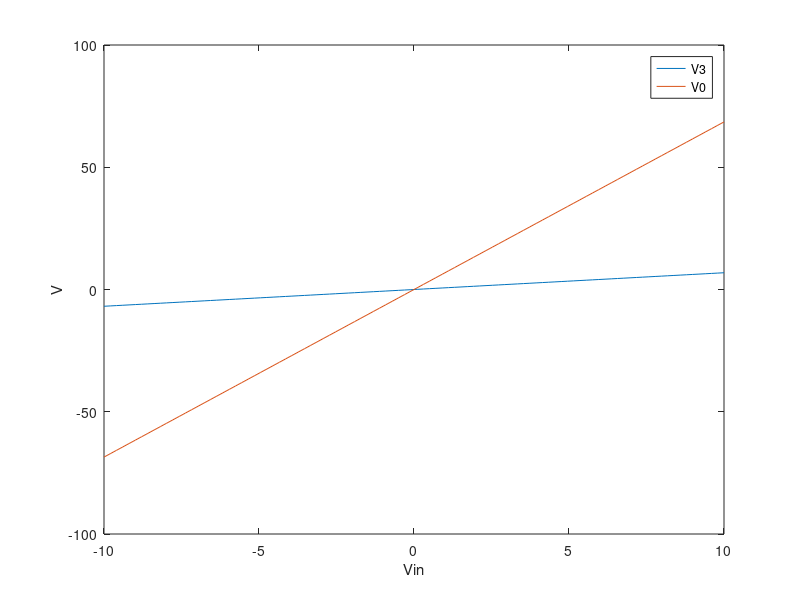

This figure's MATLAB source:
set(0,'DefaultFigureWindowStyle','docked')
R1=1;
C=0.25;
R2=2;
L=0.2;
R3=10;
a=100;
R4=0.1;
R0=1000;
G1=1/R1;
G2=1/R2;
G3=1/R3;
G4=1/R4;
G0=1/R0;
w=pi;
G= [ G1 -G1 0 0 0 1 0;
    1 0 0 0 0 0 0; 
    -G1 G1+G2 0 0 0 0 1;
    0 0 -G3 0 0 0 1;
    0 0 0 -G4 G4+G0 0 0;
    0 0 a*G3 -1 0 0 0;
    0 1 -1 0 0 0 0];
C= [ C -C 0 0 0 0 0;
    0 0 0 0 0 0 0;
    -C C 0 0 0 0 0;
    0 0 0 0 0 0 0;
    0 0 0 0 0 0 0;
    0 0 0 0 0 0 0;
    0 0 0 0 0 0 L];
V_3=zeros(100,1);
V_5=zeros(100,1);
V1=linspace(-10,10,100);
for i=1:100
    F= [0; V1(i); 0; 0;0;0;0];
    H=G+j.*w.*C;
    V=H\F;
    V_3(i)=V(3,:);
    V_5(i)=V(5,:);
end
figure (1)
plot(V1,real(V_3))
hold on
plot(V1,real(V_5))
legend('V3','V0')
xlabel('Vin')
ylabel('V')